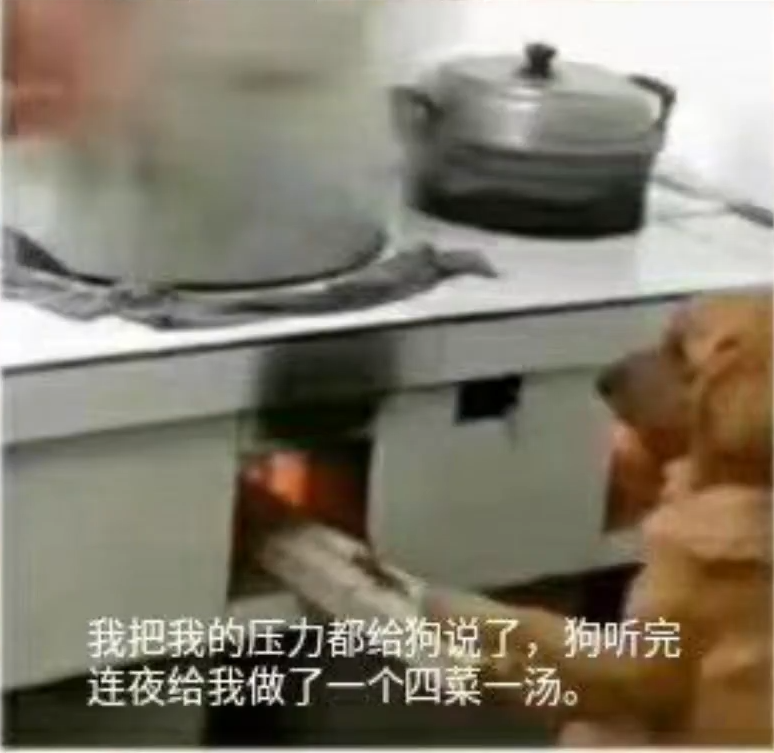
#> input picture img/dog.png, 774 x 753 px
$ python '2_掩膜的应用.py'
#> lines starting #> are read from the running program, lines starting #| are printed output that depends on the picture
import cv2 as cv
import numpy as np
import matplotlib.pyplot as plt

# 掩膜就是提取我们感兴趣的区域的 !!!
# 掩膜是一个二值图像:
# 1代表高亮区域, 代表要处理的区域
# 0代表黑色区域, 代表要屏蔽的区域


# 掩膜的主要用途是：
#
# 提取感兴趣区域：用预先制作的感兴趣区掩模与待处理图像进行”与“操作，得到感兴趣区图像，感兴趣区内图像值保持不变，而区外图像值都为0。
# 屏蔽作用：用掩模对图像上某些区域作屏蔽，使其不参加处理或不参加处理参数的计算，或仅对屏蔽区作处理或统计。
# 结构特征提取：用相似性变量或图像匹配方法检测和提取图像中与掩模相似的结构特征。
# 特殊形状图像制作

# 特定区域直方图的应用
# 我们使用cv.calcHist（）来查找完整图像的直方图。 如果要查找图像某些区域的直方图，该怎么办？
# 只需在要查找直方图的区域上创建一个白色的掩膜图像，否则创建黑色， 然后将其作为掩码mask传递即可。

# 图像位操作:
# bitwise_and(src1, src2, dst=None, mask=None)
# src1、src2：为输入图像或标量，标量可以为单个数值或一个四元组
# dst：可选输出变量，如果需要使用非None则要先定义，且其大小与输入变量相同
# mask：图像掩膜，可选参数，为8位单通道的灰度图像，用于指定要更改的输出图像数组的元素，即输出图像像素只有mask对应位置元素不为0的部分才输出，否则该位置像素的所有通道分量都设置为0


# 练习:
img = cv.imread("../../img/dog.png", 0)  # load gray picture
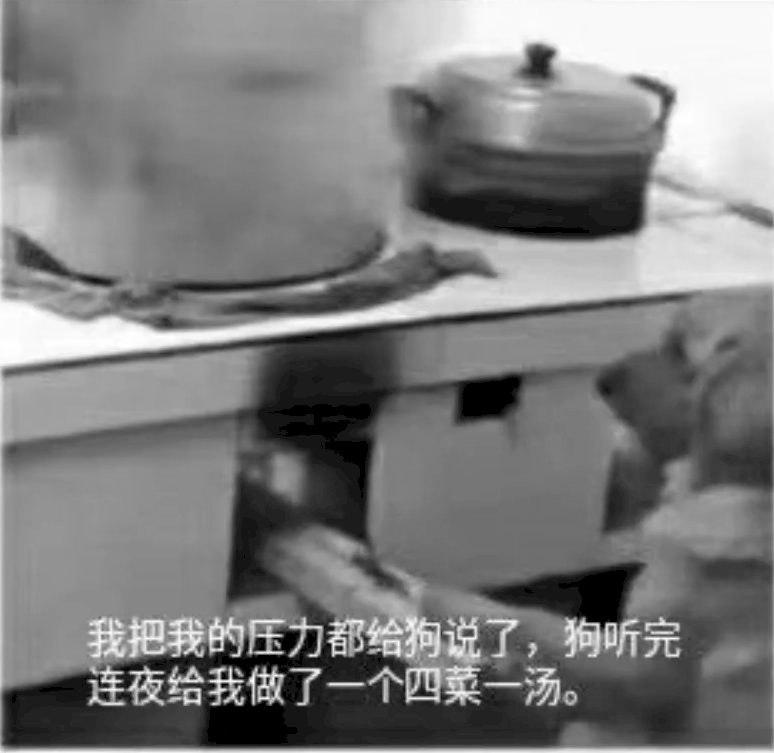
#> img: shape (753, 774); min 0, max 255, mean 124.4
row, col = img.shape[0:2]
#> row = 753; col = 774
dog_hist = cv.calcHist([img], [0], None, [256], [0, 256])
#> dog_hist = 256 values, max 14101 at index 21, min 0 at index 3, mean 2276.6
plt.imshow(img, cmap=plt.cm.gray)
plt.show()

plt.plot(dog_hist)
plt.show()
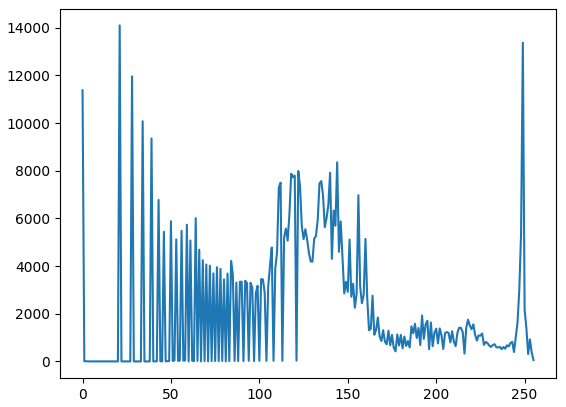
#> figure drawn by matplotlib, 1 panel; curve peaks at x = 21, y = 14101

# 创建掩膜:
mask = np.zeros((row, col), np.uint8)  # 创建一个与图像大小相同的掩膜
mask[0:250, 400: 690] = 1  # 高亮, 处理的区域

mask_dog = cv.bitwise_and(img, img, mask=mask)
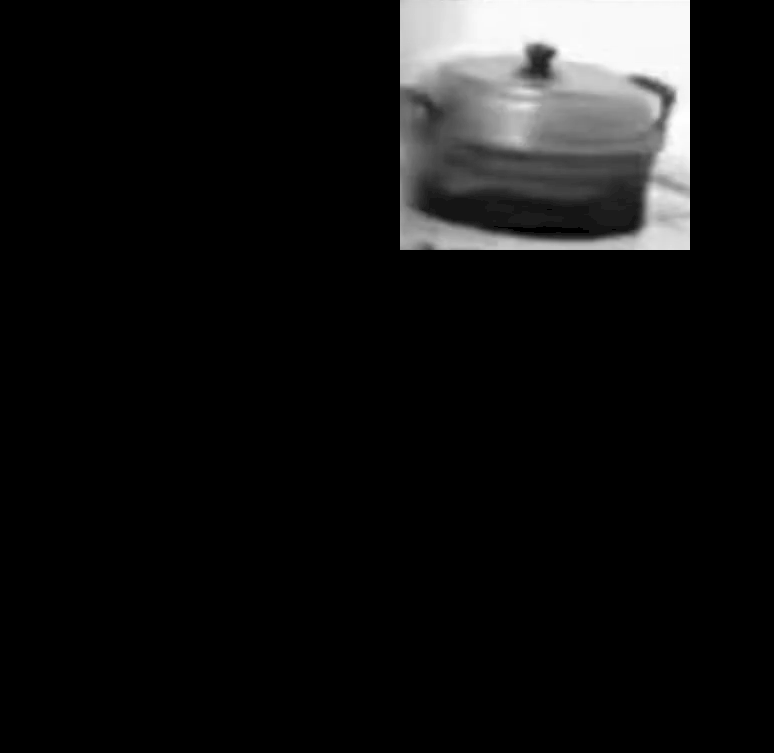
#> mask_dog: shape (753, 774); min 0, max 255, mean 18.4
plt.imshow(mask_dog, cmap=plt.cm.gray)
plt.show()

# 然后对掩膜后的图像进行直方图
dog_mask_hist = cv.calcHist([img], [0], mask, [256], [0, 256])
#> dog_mask_hist = 256 values, max 8238 at index 249, min 0 at index 1, mean 283.2
plt.plot(dog_mask_hist)
plt.show()
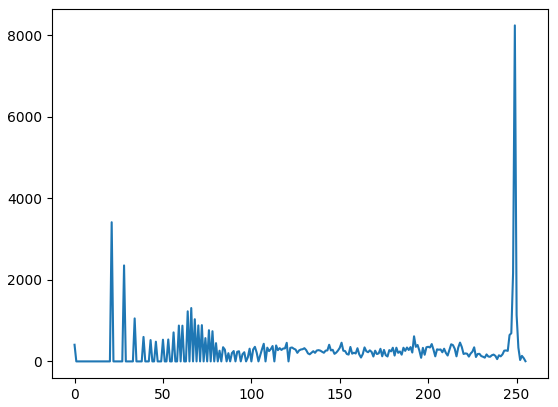
#> figure drawn by matplotlib, 1 panel; curve peaks at x = 249, y = 8238

$ run again, with img/910709.jpg saved as img/dog.png
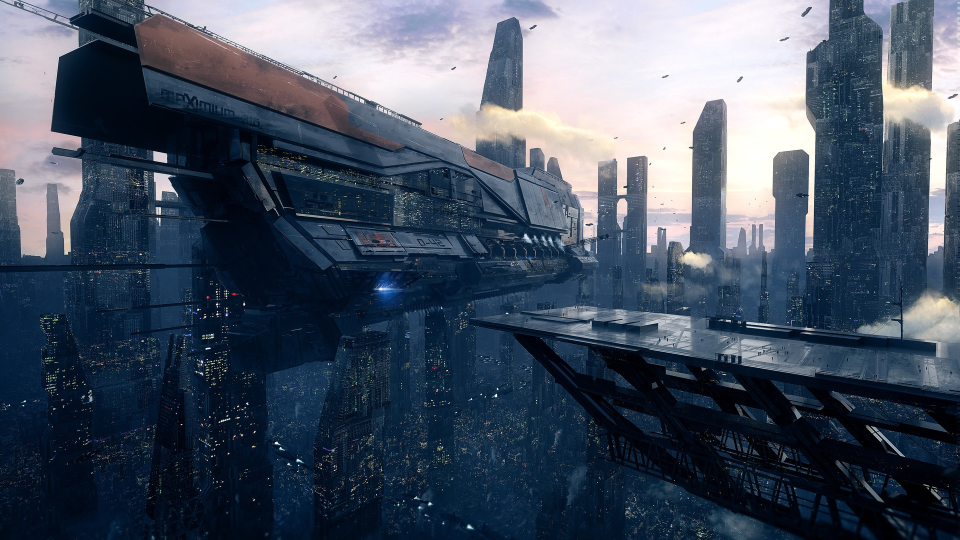
#> input picture img/910709.jpg, 1920 x 1080 px (shown at 1/2 size)
#> dog_hist = 256 values, max 39230 at index 10, min 69 at index 255, mean 8100
#> `mask_dog = cv.bitwise_and(img, img, mask=mask)`:
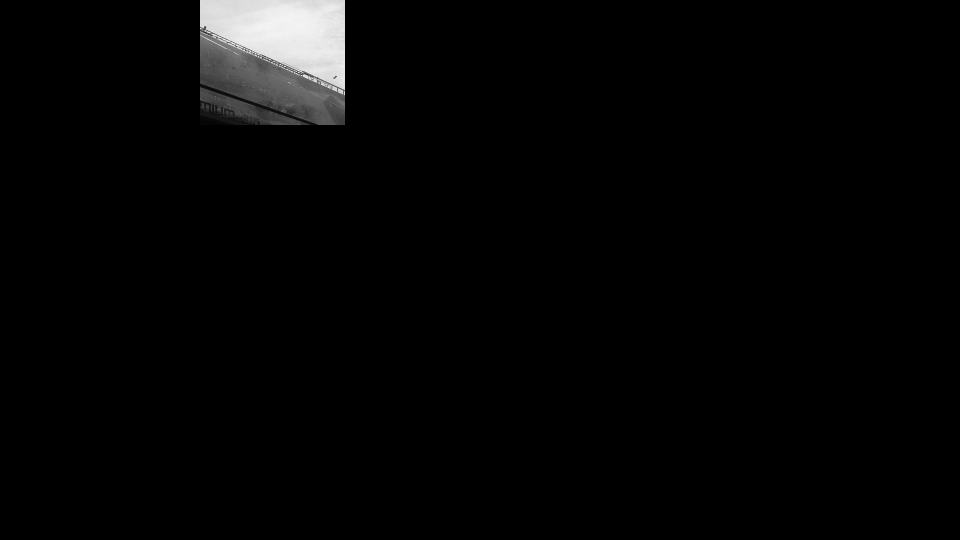
#> mask_dog: shape (1080, 1920) (shown at 1/2 size); min 0, max 254, mean 5.3
#> dog_mask_hist = 256 values, max 1862 at index 233, min 0 at index 0, mean 283.2
#> `plt.show()`:
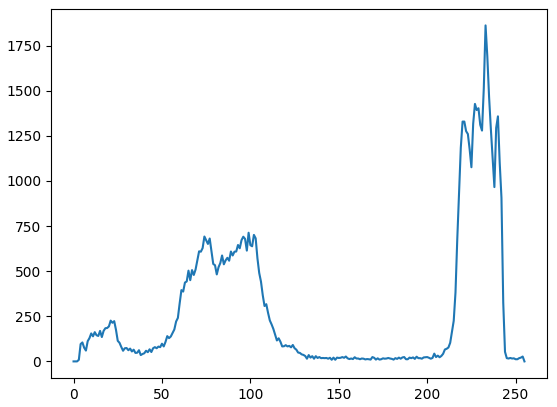
#> figure drawn by matplotlib, 1 panel; curve peaks at x = 233, y = 1862
